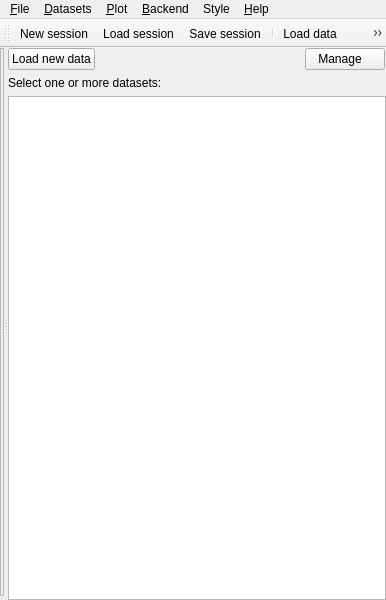
<?xml version="1.0" encoding="UTF-8"?>
<ui version="4.0">
 <class>MainWindow</class>
 <widget class="QMainWindow" name="MainWindow">
  <property name="geometry">
   <rect>
    <x>0</x>
    <y>0</y>
    <width>386</width>
    <height>600</height>
   </rect>
  </property>
  <property name="windowTitle">
   <string>ufit[*]</string>
  </property>
  <widget class="QWidget" name="centralwidget">
   <layout class="QHBoxLayout" name="horizontalLayout_2">
    <property name="leftMargin">
     <number>0</number>
    </property>
    <property name="topMargin">
     <number>0</number>
    </property>
    <property name="rightMargin">
     <number>0</number>
    </property>
    <property name="bottomMargin">
     <number>0</number>
    </property>
    <item>
     <widget class="QSplitter" name="splitter">
      <property name="orientation">
       <enum>Qt::Horizontal</enum>
      </property>
      <widget class="QSplitter" name="vsplitter">
       <property name="orientation">
        <enum>Qt::Vertical</enum>
       </property>
       <widget class="QFrame" name="plotframe">
        <property name="frameShape">
         <enum>QFrame::StyledPanel</enum>
        </property>
        <property name="frameShadow">
         <enum>QFrame::Plain</enum>
        </property>
       </widget>
       <widget class="QStackedWidget" name="stacker"/>
      </widget>
      <widget class="QWidget" name="layoutWidget">
       <layout class="QVBoxLayout" name="verticalLayout">
        <item>
         <layout class="QHBoxLayout" name="horizontalLayout">
          <item>
           <widget class="QPushButton" name="loadBtn">
            <property name="text">
             <string>Load new data</string>
            </property>
            <property name="icon">
             <iconset resource="../../../resource/gui.qrc">
              <normaloff>:/notebook--plus.png</normaloff>:/notebook--plus.png</iconset>
            </property>
           </widget>
          </item>
          <item>
           <spacer name="horizontalSpacer">
            <property name="orientation">
             <enum>Qt::Horizontal</enum>
            </property>
            <property name="sizeHint" stdset="0">
             <size>
              <width>0</width>
              <height>20</height>
             </size>
            </property>
           </spacer>
          </item>
          <item>
           <widget class="QPushButton" name="manageBtn">
            <property name="text">
             <string>Manage   </string>
            </property>
            <property name="icon">
             <iconset resource="../../../resource/gui.qrc">
              <normaloff>:/gear.png</normaloff>:/gear.png</iconset>
            </property>
           </widget>
          </item>
          <item>
           <spacer name="horizontalSpacer_2">
            <property name="orientation">
             <enum>Qt::Horizontal</enum>
            </property>
            <property name="sizeType">
             <enum>QSizePolicy::Fixed</enum>
            </property>
            <property name="sizeHint" stdset="0">
             <size>
              <width>1</width>
              <height>20</height>
             </size>
            </property>
           </spacer>
          </item>
         </layout>
        </item>
        <item>
         <widget class="QLabel" name="label">
          <property name="text">
           <string>Select one or more datasets:</string>
          </property>
         </widget>
        </item>
        <item>
         <widget class="ItemTreeView" name="itemTree">
          <property name="contextMenuPolicy">
           <enum>Qt::CustomContextMenu</enum>
          </property>
          <property name="indentation">
           <number>14</number>
          </property>
         </widget>
        </item>
       </layout>
      </widget>
     </widget>
    </item>
   </layout>
  </widget>
  <widget class="QMenuBar" name="menubar">
   <property name="geometry">
    <rect>
     <x>0</x>
     <y>0</y>
     <width>386</width>
     <height>31</height>
    </rect>
   </property>
   <widget class="QMenu" name="menuFile">
    <property name="title">
     <string>&amp;File</string>
    </property>
    <widget class="QMenu" name="menuRecent">
     <property name="title">
      <string>&amp;Recent sessions</string>
     </property>
    </widget>
    <addaction name="actionNewSession"/>
    <addaction name="actionLoad"/>
    <addaction name="actionInsert"/>
    <addaction name="menuRecent"/>
    <addaction name="actionSave"/>
    <addaction name="actionSaveAs"/>
    <addaction name="separator"/>
    <addaction name="actionQExplorer"/>
    <addaction name="separator"/>
    <addaction name="actionQuit"/>
   </widget>
   <widget class="QMenu" name="menuHelp">
    <property name="title">
     <string>&amp;Help</string>
    </property>
    <addaction name="actionAbout"/>
   </widget>
   <widget class="QMenu" name="menuView">
    <property name="title">
     <string>&amp;Datasets</string>
    </property>
    <addaction name="actionLoadData"/>
    <addaction name="separator"/>
    <addaction name="actionRemoveData"/>
    <addaction name="actionMergeData"/>
    <addaction name="actionReorder"/>
    <addaction name="actionNewGroup"/>
    <addaction name="separator"/>
    <addaction name="actionExportASCII"/>
    <addaction name="actionExportFIT"/>
    <addaction name="actionExportParams"/>
    <addaction name="actionExportPython"/>
    <addaction name="separator"/>
    <addaction name="actionInspector"/>
    <addaction name="actionAnnotations"/>
   </widget>
   <widget class="QMenu" name="menuBackend">
    <property name="title">
     <string>&amp;Backend</string>
    </property>
   </widget>
   <widget class="QMenu" name="menu_Plot">
    <property name="title">
     <string>&amp;Plot</string>
    </property>
    <addaction name="actionSavePlot"/>
    <addaction name="actionPrint"/>
    <addaction name="actionPopOut"/>
    <addaction name="separator"/>
    <addaction name="actionUnzoom"/>
    <addaction name="separator"/>
    <addaction name="actionHideFit"/>
    <addaction name="actionDrawSymbols"/>
    <addaction name="actionConnectData"/>
    <addaction name="actionDrawGrid"/>
    <addaction name="actionShowLegend"/>
    <addaction name="separator"/>
    <addaction name="actionSmoothImages"/>
   </widget>
   <widget class="QMenu" name="menuStyle">
    <property name="title">
     <string>Style</string>
    </property>
   </widget>
   <addaction name="menuFile"/>
   <addaction name="menuView"/>
   <addaction name="menu_Plot"/>
   <addaction name="menuBackend"/>
   <addaction name="menuStyle"/>
   <addaction name="menuHelp"/>
  </widget>
  <widget class="QToolBar" name="toolBar">
   <property name="windowTitle">
    <string>toolBar</string>
   </property>
   <attribute name="toolBarArea">
    <enum>TopToolBarArea</enum>
   </attribute>
   <attribute name="toolBarBreak">
    <bool>false</bool>
   </attribute>
   <addaction name="actionNewSession"/>
   <addaction name="actionLoad"/>
   <addaction name="actionSave"/>
   <addaction name="separator"/>
   <addaction name="actionLoadData"/>
   <addaction name="actionInspector"/>
   <addaction name="actionAnnotations"/>
  </widget>
  <action name="actionLoad">
   <property name="icon">
    <iconset resource="../../../resource/gui.qrc">
     <normaloff>:/folder-open.png</normaloff>:/folder-open.png</iconset>
   </property>
   <property name="text">
    <string>&amp;Load session...</string>
   </property>
   <property name="shortcut">
    <string>Ctrl+O</string>
   </property>
  </action>
  <action name="actionSave">
   <property name="icon">
    <iconset resource="../../../resource/gui.qrc">
     <normaloff>:/disk-black.png</normaloff>:/disk-black.png</iconset>
   </property>
   <property name="text">
    <string>&amp;Save session</string>
   </property>
   <property name="shortcut">
    <string>Ctrl+S</string>
   </property>
  </action>
  <action name="actionAbout">
   <property name="icon">
    <iconset resource="../../../resource/gui.qrc">
     <normaloff>:/question-white.png</normaloff>:/question-white.png</iconset>
   </property>
   <property name="text">
    <string>&amp;About</string>
   </property>
  </action>
  <action name="actionQuit">
   <property name="icon">
    <iconset resource="../../../resource/gui.qrc">
     <normaloff>:/cross-button.png</normaloff>:/cross-button.png</iconset>
   </property>
   <property name="text">
    <string>&amp;Quit</string>
   </property>
   <property name="shortcut">
    <string>Ctrl+Q</string>
   </property>
  </action>
  <action name="actionSaveAs">
   <property name="icon">
    <iconset resource="../../../resource/gui.qrc">
     <normaloff>:/disks-black.png</normaloff>:/disks-black.png</iconset>
   </property>
   <property name="text">
    <string>Save session as...</string>
   </property>
   <property name="shortcut">
    <string>Ctrl+Shift+S</string>
   </property>
  </action>
  <action name="actionLoadData">
   <property name="icon">
    <iconset resource="../../../resource/gui.qrc">
     <normaloff>:/notebook--plus.png</normaloff>:/notebook--plus.png</iconset>
   </property>
   <property name="text">
    <string>Load data</string>
   </property>
   <property name="shortcut">
    <string>Ctrl+L</string>
   </property>
  </action>
  <action name="actionConnectData">
   <property name="checkable">
    <bool>true</bool>
   </property>
   <property name="text">
    <string>Connect datapoints</string>
   </property>
  </action>
  <action name="actionRemoveData">
   <property name="icon">
    <iconset resource="../../../resource/gui.qrc">
     <normaloff>:/cross.png</normaloff>:/cross.png</iconset>
   </property>
   <property name="text">
    <string>Remove selected dataset(s)</string>
   </property>
  </action>
  <action name="actionMergeData">
   <property name="icon">
    <iconset resource="../../../resource/gui.qrc">
     <normaloff>:/arrow-join.png</normaloff>:/arrow-join.png</iconset>
   </property>
   <property name="text">
    <string>Merge selected datasets</string>
   </property>
  </action>
  <action name="actionDrawSymbols">
   <property name="checkable">
    <bool>true</bool>
   </property>
   <property name="checked">
    <bool>true</bool>
   </property>
   <property name="text">
    <string>Draw symbols</string>
   </property>
  </action>
  <action name="actionPrint">
   <property name="icon">
    <iconset resource="../../../resource/gui.qrc">
     <normaloff>:/printer.png</normaloff>:/printer.png</iconset>
   </property>
   <property name="text">
    <string>&amp;Print plot...</string>
   </property>
  </action>
  <action name="actionExportASCII">
   <property name="icon">
    <iconset resource="../../../resource/gui.qrc">
     <normaloff>:/document-export.png</normaloff>:/document-export.png</iconset>
   </property>
   <property name="text">
    <string>Export data as ASCII...</string>
   </property>
  </action>
  <action name="actionExportFIT">
   <property name="text">
    <string>Export fit as ASCII...</string>
   </property>
  </action>
  <action name="actionExportPython">
   <property name="text">
    <string>Export as Python...</string>
   </property>
  </action>
  <action name="actionExportParams">
   <property name="text">
    <string>Export parameters as ASCII...</string>
   </property>
   <property name="toolTip">
    <string>Export parameters (and data values) as ASCII</string>
   </property>
  </action>
  <action name="actionSavePlot">
   <property name="icon">
    <iconset resource="../../../resource/gui.qrc">
     <normaloff>:/document-pdf.png</normaloff>:/document-pdf.png</iconset>
   </property>
   <property name="text">
    <string>&amp;Save as PDF or image...</string>
   </property>
  </action>
  <action name="actionUnzoom">
   <property name="icon">
    <iconset resource="../../../resource/gui.qrc">
     <normaloff>:/magnifier-zoom-fit.png</normaloff>:/magnifier-zoom-fit.png</iconset>
   </property>
   <property name="text">
    <string>&amp;Unzoom</string>
   </property>
  </action>
  <action name="actionInspector">
   <property name="icon">
    <iconset resource="../../../resource/gui.qrc">
     <normaloff>:/table-select-row.png</normaloff>:/table-select-row.png</iconset>
   </property>
   <property name="text">
    <string>Data &amp;inspector</string>
   </property>
   <property name="shortcut">
    <string>Ctrl+I</string>
   </property>
  </action>
  <action name="actionNewSession">
   <property name="icon">
    <iconset resource="../../../resource/gui.qrc">
     <normaloff>:/document.png</normaloff>:/document.png</iconset>
   </property>
   <property name="text">
    <string>New session</string>
   </property>
   <property name="shortcut">
    <string>Ctrl+N</string>
   </property>
  </action>
  <action name="actionClearRecent">
   <property name="text">
    <string>Clear this list</string>
   </property>
   <property name="toolTip">
    <string>Clear recent files list</string>
   </property>
  </action>
  <action name="actionReorder">
   <property name="icon">
    <iconset resource="../../../resource/gui.qrc">
     <normaloff>:/arrow-switch.png</normaloff>:/arrow-switch.png</iconset>
   </property>
   <property name="text">
    <string>Reorder</string>
   </property>
  </action>
  <action name="actionNewGroup">
   <property name="icon">
    <iconset resource="../../../resource/gui.qrc">
     <normaloff>:/drawer--plus.png</normaloff>:/drawer--plus.png</iconset>
   </property>
   <property name="text">
    <string>New group...</string>
   </property>
  </action>
  <action name="actionAnnotations">
   <property name="icon">
    <iconset resource="../../../resource/gui.qrc">
     <normaloff>:/script-php.png</normaloff>:/script-php.png</iconset>
   </property>
   <property name="text">
    <string>&amp;Annotations</string>
   </property>
  </action>
  <action name="actionPopOut">
   <property name="icon">
    <iconset resource="../../../resource/gui.qrc">
     <normaloff>:/chart--arrow.png</normaloff>:/chart--arrow.png</iconset>
   </property>
   <property name="text">
    <string>Show in a new &amp;window</string>
   </property>
  </action>
  <action name="actionShowLegend">
   <property name="checkable">
    <bool>true</bool>
   </property>
   <property name="checked">
    <bool>true</bool>
   </property>
   <property name="text">
    <string>Enable legend</string>
   </property>
  </action>
  <action name="actionDrawGrid">
   <property name="checkable">
    <bool>true</bool>
   </property>
   <property name="checked">
    <bool>true</bool>
   </property>
   <property name="text">
    <string>Enable grid</string>
   </property>
  </action>
  <action name="actionSmoothImages">
   <property name="checkable">
    <bool>true</bool>
   </property>
   <property name="checked">
    <bool>true</bool>
   </property>
   <property name="text">
    <string>Smooth images</string>
   </property>
  </action>
  <action name="actionHideFit">
   <property name="checkable">
    <bool>true</bool>
   </property>
   <property name="text">
    <string>Hide fit curves</string>
   </property>
  </action>
  <action name="actionInsert">
   <property name="text">
    <string>Insert data from other session...</string>
   </property>
  </action>
  <action name="actionQExplorer">
   <property name="text">
    <string>Open Q-Explorer</string>
   </property>
  </action>
  <action name="actionRemoveOneGroup">
   <property name="icon">
    <iconset resource="../../../resource/gui.qrc">
     <normaloff>:/drawer--minus.png</normaloff>:/drawer--minus.png</iconset>
   </property>
   <property name="text">
    <string>Remove group</string>
   </property>
  </action>
  <action name="actionRenameOneGroup">
   <property name="text">
    <string>Rename group</string>
   </property>
  </action>
  <action name="actionCustomStyle">
   <property name="text">
    <string>Custom...</string>
   </property>
  </action>
 </widget>
 <customwidgets>
  <customwidget>
   <class>ItemTreeView</class>
   <extends>QTreeView</extends>
   <header>ufit.gui.itemlist</header>
  </customwidget>
 </customwidgets>
 <resources>
  <include location="../../../resource/gui.qrc"/>
 </resources>
 <connections/>
</ui>
